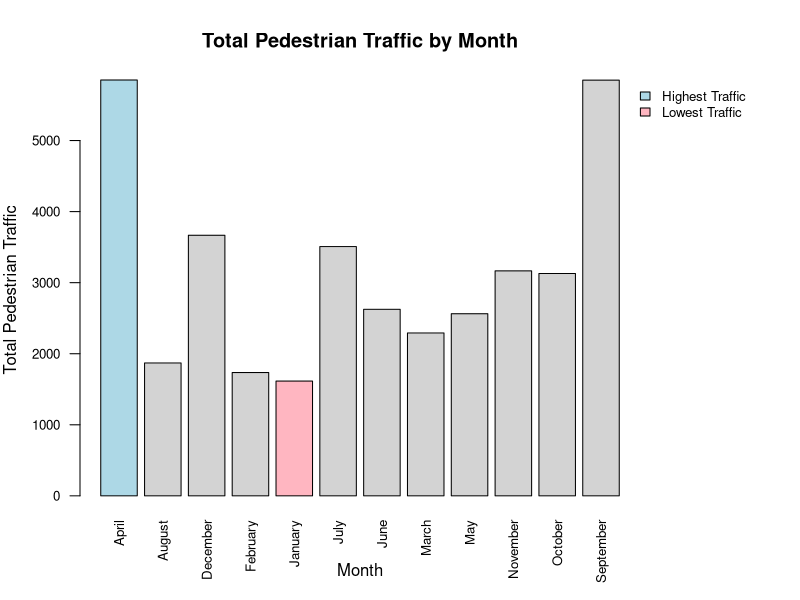
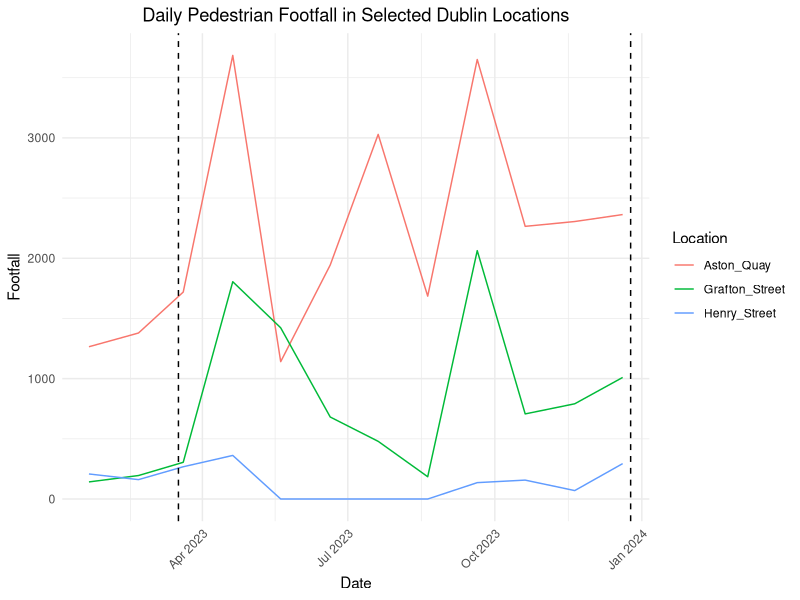
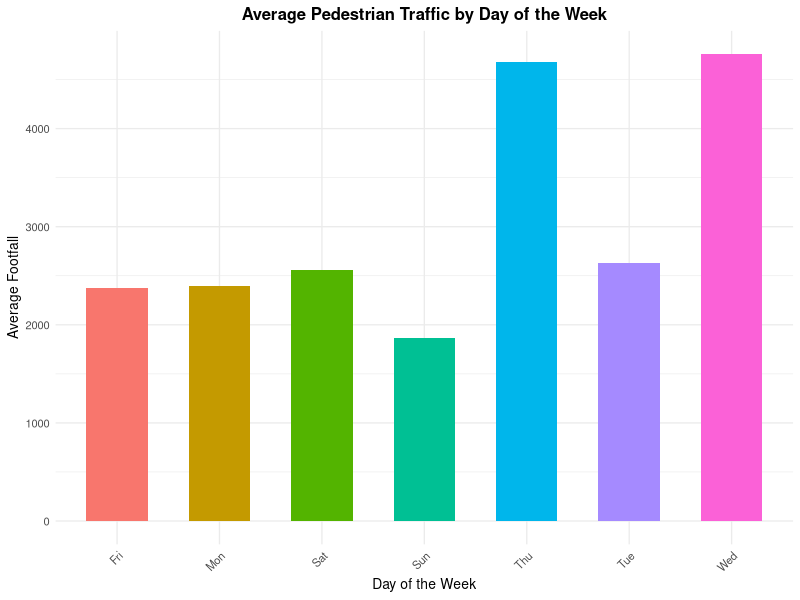

These figures' R source, in order:
## ---- chunk 1
# Suppress warnings when loading dplyr
suppressWarnings(library(dplyr))

# Load the dataset and convert it to a tibble for easier handling
pedestrian_data <- read.csv("pedestrian_2023.csv") %>%
  as_tibble()

# Remove columns with names ending in "IN" or "OUT"
pedestrian_data <- select(pedestrian_data, -ends_with("IN"), -ends_with("OUT"))

# Check the size (rows and columns) of the dataset
dataset_size <- dim(pedestrian_data)
dataset_size
## ---- chunk 2
# Suppress warnings when loading libraries
suppressWarnings({
  library(lubridate)
  library(dplyr)})

# Step 1: Check if 'Time' is in date-time format
if (!inherits(pedestrian_data$Time, "POSIXct") && !inherits(pedestrian_data$Time, "Date")) {
  # Convert 'Time' to date-time format using lubridate
  pedestrian_data$Time <- ymd_hms(pedestrian_data$Time)
}

# Step 2: Check and convert other columns to numeric if needed
for (col_name in names(pedestrian_data)) {
  if (col_name != "Time" && !is.numeric(pedestrian_data[[col_name]])) {
    pedestrian_data[[col_name]] <- as.numeric(pedestrian_data[[col_name]])
  }
}

# Step 3: Verify and print the class of the first few columns
sapply(pedestrian_data[1:5], class)  # Adjust the number as needed to show a few columns
## ---- chunk 3
# Suppress warnings when loading libraries
suppressWarnings(library(dplyr))

# Step 1: Load the dataset and save it as a tibble
weather_data <- read.table("weather_2023.txt", header = TRUE, sep = "\t") %>% 
  as_tibble()

# Step 2: Rename columns to give them meaningful names
weather_data <- weather_data %>% 
  rename(
    Precipitation = rain,
    Temperature = temp,
    WindSpeed = wdsp,
    CloudAmount = clamt)

# Step 3: Check the size of the dataset (number of rows and columns)
dataset_size <- dim(weather_data)
dataset_size
## ---- chunk 4
# Convert CloudAmount to an ordered factor
weather_data$CloudAmount <- factor(weather_data$CloudAmount, 
                                   levels = 0:9, 
                                   ordered = TRUE)

# Print the levels of CloudAmount
cloud_levels <- levels(weather_data$CloudAmount)
cloud_levels

# Check if CloudAmount is ordered
is_ordered <- is.ordered(weather_data$CloudAmount)
is_ordered

## ---- chunk 5
# Suppress warnings when loading the skimr library
suppressWarnings(library(skimr))

# Use skim_without_charts() on the weather dataset
skim_without_charts(weather_data)
## ---- chunk 6
# Suppress warnings when loading the necessary library
suppressWarnings(library(lubridate))

# Step 1: Ensure Time in weather_data is in date-time format
weather_data$Time <- ymd_hms(weather_data$Time)

# Step 2: Ensure Time in pedestrian_data is in date-time format
pedestrian_data$Time <- ymd_hms(pedestrian_data$Time)

# Step 3: Check the range of Time in both datasets
weather_time_range <- range(weather_data$Time, na.rm = TRUE)
pedestrian_time_range <- range(pedestrian_data$Time, na.rm = TRUE)

# Step 4: Compare the ranges
time_ranges_match <- weather_time_range == pedestrian_time_range

# Output the ranges and whether they match
weather_time_range
pedestrian_time_range
time_ranges_match
## ---- chunk 7
# Join the two datasets on the Time column
combined_data <- inner_join(pedestrian_data, weather_data, by = "Time")

# Check the size of the combined dataset (number of rows and columns)
combined_size <- dim(combined_data)
combined_size
## ---- chunk 8
# Suppress warnings when loading necessary libraries
suppressWarnings({
  library(dplyr)
  library(lubridate)})

# Add columns for day of the week and month as ordered factors
combined_data <- combined_data %>%
  mutate(
    Day_of_Week = factor(weekdays(Time), 
                         levels = c("Monday", "Tuesday", "Wednesday", 
                                    "Thursday", "Friday", "Saturday", "Sunday"), 
                         ordered = TRUE),
    Month = factor(month(Time, label = TRUE, abbr = FALSE), 
                   levels = month.name, ordered = TRUE))

# Check if Day_of_Week and Month are ordered factors
is_ordered_day <- is.ordered(combined_data$Day_of_Week)
is_ordered_month <- is.ordered(combined_data$Month)

# Display results
list(
  Day_of_Week_levels = levels(combined_data$Day_of_Week),
  Month_levels = levels(combined_data$Month),
  is_ordered_day = is_ordered_day,
  is_ordered_month = is_ordered_month)
## ---- chunk 9
# Relocate Month and Day_of_Week to the second and third positions
combined_data <- combined_data %>%
  relocate(Month, .after = Time) %>%
  relocate(Day_of_Week, .after = Month)

# Print the column names to confirm the order
colnames(combined_data)
## ---- chunk 10
# Define the pedestrian traffic columns
pedestrian_columns <- c("Aston.Quay.Fitzgeralds", "Grafton.Street.CompuB", "Henry.Street.Coles.Lane.Dunnes")

# Convert the `Time` column to Date format and extract the month names
combined_data$Time <- as.Date(combined_data$Time, format = "%Y-%m-%d")
combined_data$Month <- format(combined_data$Time, "%B")

# Calculate total pedestrian traffic per row (across all locations) and add it as a new column
combined_data$Total_Footfall <- rowSums(combined_data[, pedestrian_columns], na.rm = TRUE)

# Aggregate the total pedestrian traffic by month
monthly_totals <- tapply(combined_data$Total_Footfall, combined_data$Month, sum, na.rm = TRUE)

# Identify the month with the highest and lowest pedestrian traffic
highest_month <- names(which.max(monthly_totals))
lowest_month <- names(which.min(monthly_totals))

# Display the results
cat("Month with the highest pedestrian traffic:", highest_month, "\n")
cat("Month with the lowest pedestrian traffic:", lowest_month, "\n\n")

# Set up plotting area with additional space for the legend
par(mar = c(5, 4, 4, 8), xpd = TRUE)  # Increase the right margin

# Plot the monthly totals as a bar plot
barplot(
  monthly_totals,
  main = "Total Pedestrian Traffic by Month",
  xlab = "Month",
  ylab = "Total Pedestrian Traffic",
  col = ifelse(names(monthly_totals) == highest_month, "lightblue", 
               ifelse(names(monthly_totals) == lowest_month, "lightpink", "lightgrey")),
  las = 2,
  cex.names = 0.8,   # Set font size for month labels
  cex.axis = 0.8     # Set font size for axis labels
)

# Place the legend outside the plot area
legend("topright", inset = c(-0.2, 0), legend = c("Highest Traffic", "Lowest Traffic"), 
       fill = c("lightblue", "lightpink"), border = "black", bty = "n", cex = 0.8)

## ---- chunk 11
# Load necessary libraries with warning suppression
suppressWarnings({
  library(ggplot2)
  library(dplyr)
  library(tidyr)})

# Prepare data for daily footfall totals by selecting three locations
daily_data <- combined_data %>%
  mutate(Date = as.Date(Time)) %>%
  group_by(Date) %>%
  summarise(
    Aston_Quay = sum(`Aston.Quay.Fitzgeralds`, na.rm = TRUE),
    Grafton_Street = sum(`Grafton.Street.CompuB`, na.rm = TRUE),
    Henry_Street = sum(`Henry.Street.Coles.Lane.Dunnes`, na.rm = TRUE))

# Define St. Patrick's Day and Christmas Day as special dates
special_dates <- as.Date(c("2023-03-17", "2023-12-25"))

# Convert data to long format for plotting
daily_data_long <- daily_data %>%
  pivot_longer(cols = c(Aston_Quay, Grafton_Street, Henry_Street), 
               names_to = "Location", values_to = "Footfall")

# Create the plot
ggplot(daily_data_long, aes(x = Date, y = Footfall, color = Location)) +
  geom_line() +
  geom_vline(xintercept = as.numeric(special_dates), linetype = "dashed", color = "black") +
  labs(
    title = "Daily Pedestrian Footfall in Selected Dublin Locations",
    x = "Date",
    y = "Footfall",
    color = "Location"
  ) +
  theme_minimal() +
  theme(
    plot.title = element_text(hjust = 0.5),
    axis.text.x = element_text(angle = 45, hjust = 1))
## ---- chunk 12
# Define seasons in combined_data
combined_data <- combined_data %>%
  mutate(
    Season = case_when(
      month(Time) %in% c(12, 1, 2) ~ "Winter",
      month(Time) %in% c(3, 4, 5) ~ "Spring",
      month(Time) %in% c(6, 7, 8) ~ "Summer",
      month(Time) %in% c(9, 10, 11) ~ "Autumn"))

# Calculate seasonal statistics
seasonal_summary <- combined_data %>%
  group_by(Season) %>%
  summarise(
    Min_Temperature = min(Temperature, na.rm = TRUE),
    Max_Temperature = max(Temperature, na.rm = TRUE),
    Mean_Daily_Precipitation = mean(Precipitation, na.rm = TRUE),
    Mean_Daily_Wind_Speed = mean(WindSpeed, na.rm = TRUE))

# Display the summary table
seasonal_summary
## ---- chunk 13
# Load necessary libraries with warning suppression
suppressWarnings({
  library(dplyr)
  library(ggplot2)
  library(lubridate)
})

# Define the pedestrian columns
pedestrian_columns <- c("Aston.Quay.Fitzgeralds", "Grafton.Street.CompuB", "Henry.Street.Coles.Lane.Dunnes")

# Step 1: Convert `Time` to POSIXct and extract `Day_of_Week`
combined_data <- combined_data %>%
  mutate(
    Time = as.POSIXct(Time, format = "%Y-%m-%d %H:%M:%S"),
    Day_of_Week = weekdays(Time, abbreviate = TRUE),
    Total_Footfall = rowSums(select(., all_of(pedestrian_columns)), na.rm = TRUE)
  )

# Step 2: Calculate average pedestrian footfall by day of the week
daily_footfall_by_day <- combined_data %>%
  group_by(Day_of_Week) %>%
  summarise(Average_Footfall = mean(Total_Footfall, na.rm = TRUE)) %>%
  arrange(match(Day_of_Week, c("Mon", "Tue", "Wed", "Thu", "Fri", "Sat", "Sun")))

# Step 3: Create the bar plot for average footfall by day of the week
ggplot(daily_footfall_by_day, aes(x = Day_of_Week, y = Average_Footfall, fill = Day_of_Week)) +
  geom_bar(stat = "identity", show.legend = FALSE, width = 0.6) +
  labs(
    title = "Average Pedestrian Traffic by Day of the Week",
    x = "Day of the Week",
    y = "Average Footfall"
  ) +
  theme_minimal(base_size = 10) +  # Reduce base font size for a smaller plot
  theme(
    plot.title = element_text(hjust = 0.5, face = "bold", size = 12),
    axis.title = element_text(size = 10),
    axis.text = element_text(size = 8),  # Smaller axis text
    axis.text.x = element_text(angle = 45, hjust = 1)
  )

# Step 4: Display the table for verification
daily_footfall_by_day

